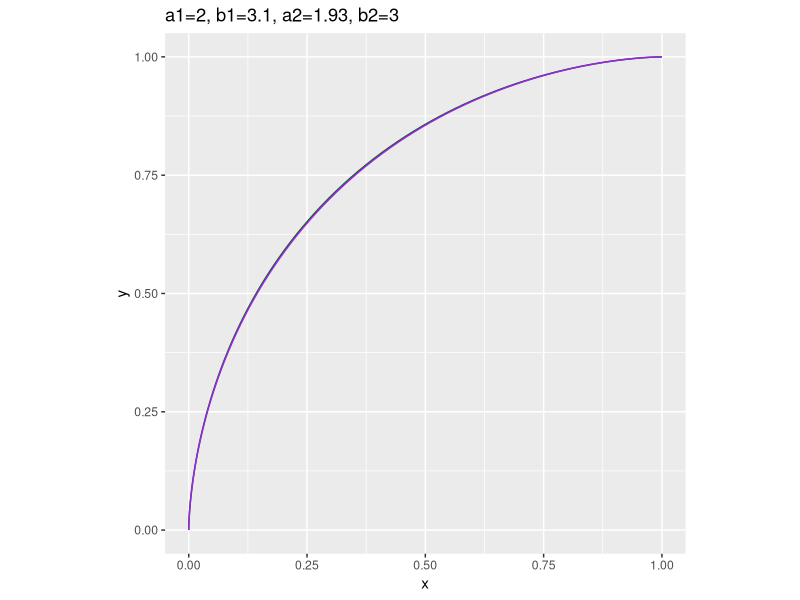
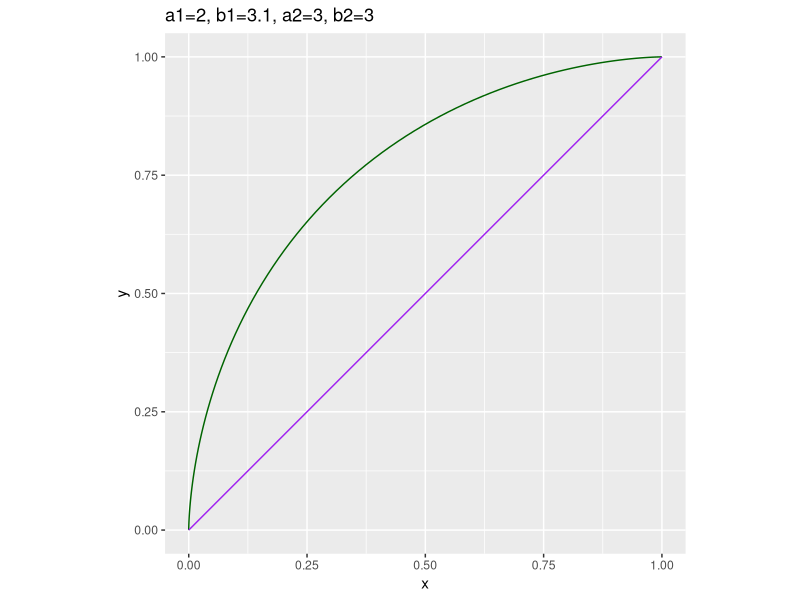
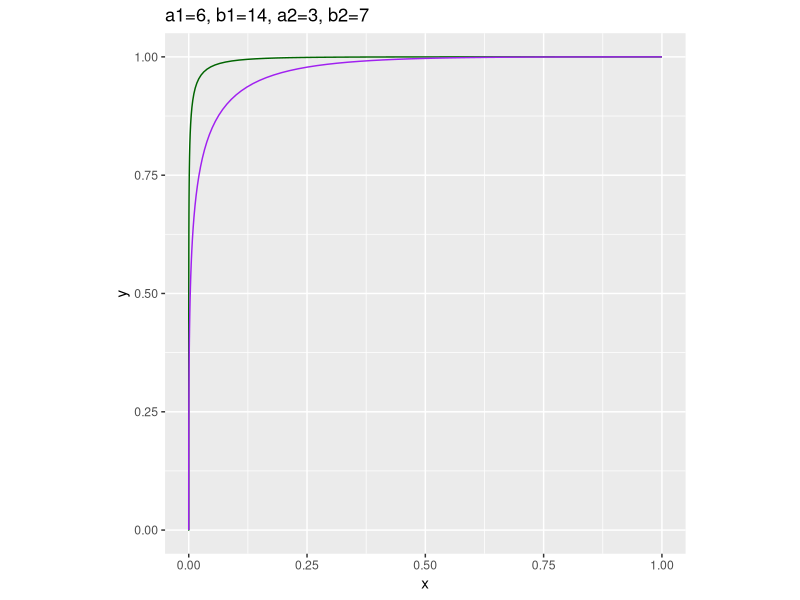
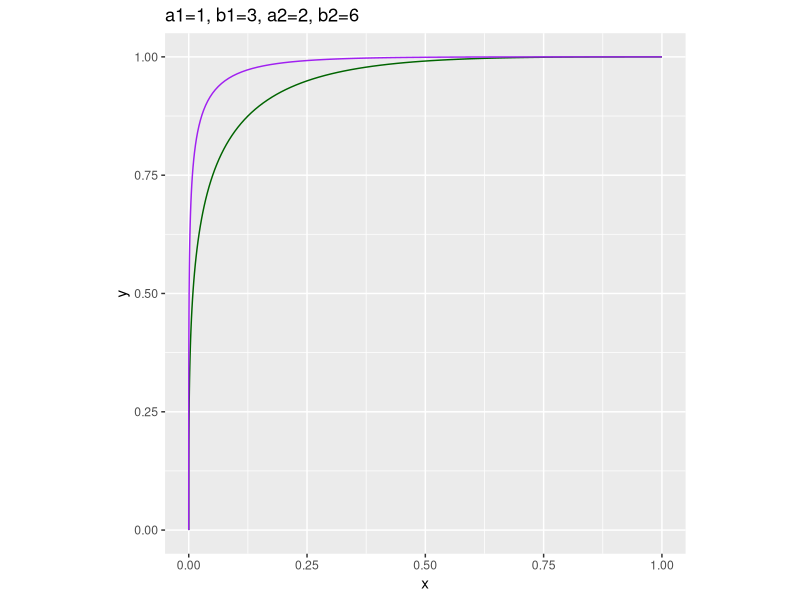
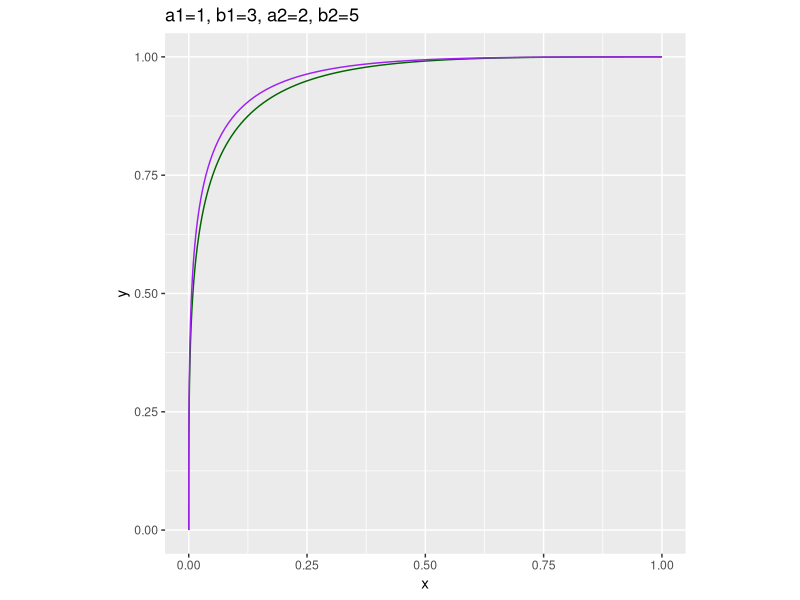
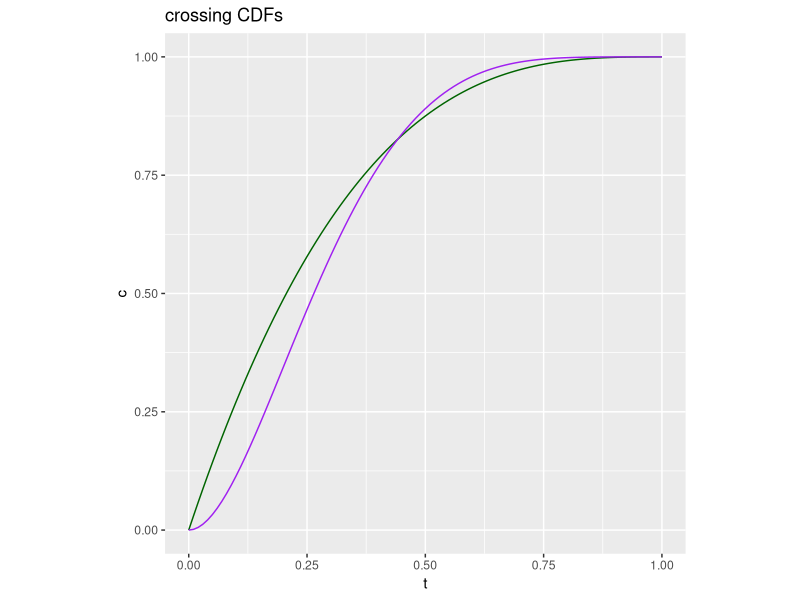
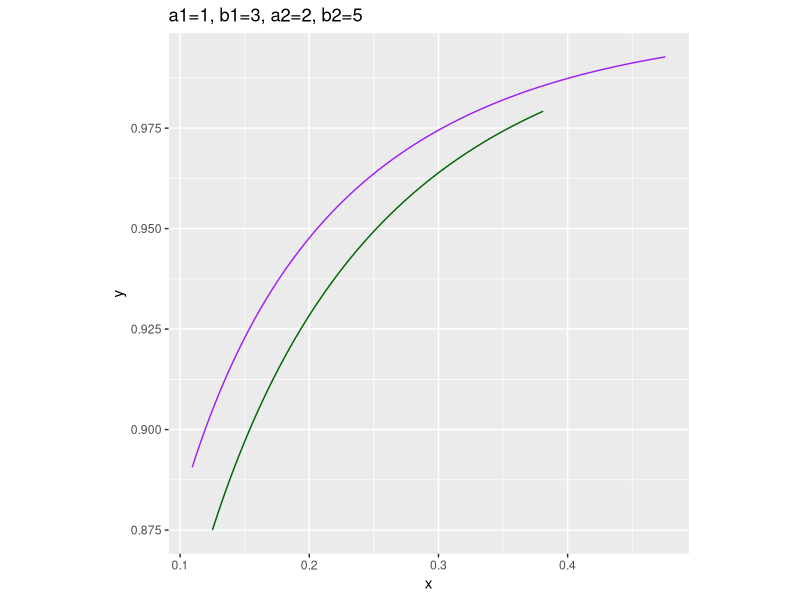
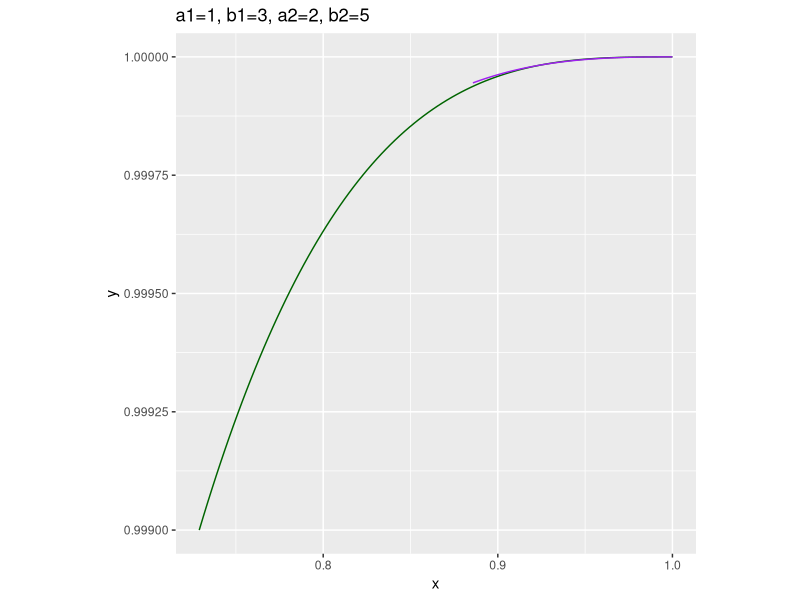

These charts were generated, in order, by the following R code:
## ---- chunk 1
library(ggplot2)
## ---- chunk 2
mk_curve <- function(a, b, left = 0, right = 1) {
  d <- data.frame(
    t = seq(left, right, length.out = 101)
  )
  d$x <- 1 - pbeta(d$t, shape1 = a, shape2 = b)
  d$y <- 1 - pbeta(d$t, shape1 = b, shape2 = a)
  d$a <- a
  d$b <- b
  d$what <- paste0('a=', a, ', b=', b)
  d
}

plot_curve_pair <- function(a1, b1, a2, b2, left = 0, right = 1) {
  d1 <- mk_curve(a1, b1, left = left, right = right)
  d2 <- mk_curve(a2, b2, left = left, right = right)
  
  ggplot() + 
    geom_line(data = d1,
              mapping = aes(x = x, y = y),
              color = 'DarkGreen') +
    geom_line(data = d2,
              mapping = aes(x = x, y = y),
              color = "Purple") + 
    theme(aspect.ratio = 1) +
    ggtitle(paste0(
      'a1=', a1,
      ', b1=', b1,
      ', a2=', a2,
      ', b2=', b2
    ))
}

plot_curve_pair(2, 3.1, 1.93, 3)

plot_curve_pair(2, 3.1, 3, 3)

plot_curve_pair(6, 14, 3, 7)

plot_curve_pair(1, 3, 2, 6)

plot_curve_pair(1, 3, 2, 5)
## ---- chunk 3
d <- data.frame(
    t = seq(0, 1, length.out = 101)
  )
d$c <- pbeta(d$t, shape1 = 1, shape2 = 3)
d$d <- pbeta(d$t, shape1 = 2, shape2 = 5)

ggplot(data = d) +
  geom_line(mapping = aes(x = t, y = c), color = "DarkGreen") +
  geom_line(mapping = aes(x = t, y = d), color = "Purple") +
  theme(aspect.ratio = 1) +
  ggtitle("crossing CDFs")
## ---- chunk 4
plot_curve_pair(1, 3, 2, 5, left = 0.275, right = 0.5)
## ---- chunk 5
plot_curve_pair(1, 3, 2, 5, left = 0.0, right = 0.1)
